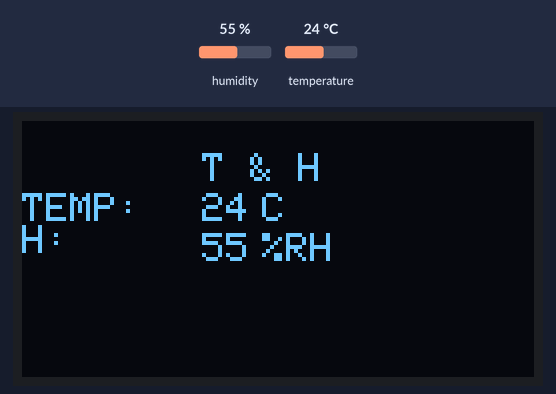
The sketch below on a simulated Arduino Uno, built with avr-gcc and run on an emulated ATmega328P. Parts: 128×64 one-colour display. Inputs (shaded band) come from the test bench; at power-on: humidity 55 %, temperature 24 °C. What the sketch prints to the serial monitor is not drawn.

Above: at 1.9 s.
2.0 s: humidity set to 22 %
At 3.1 s:
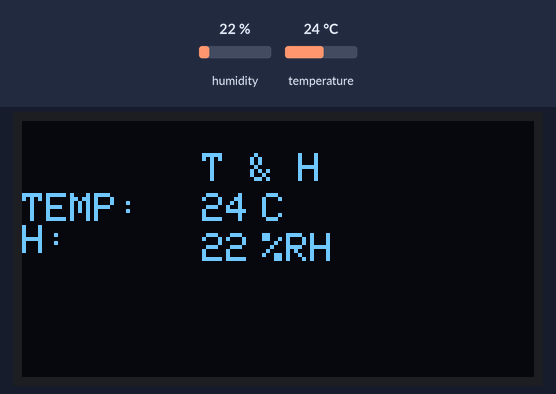
3.8 s: temperature set to 12 °C
At 5.7 s:
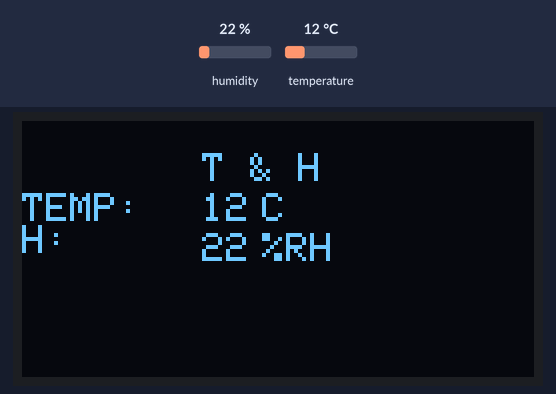
6.0 s: humidity set to 40 %
At 7.1 s:
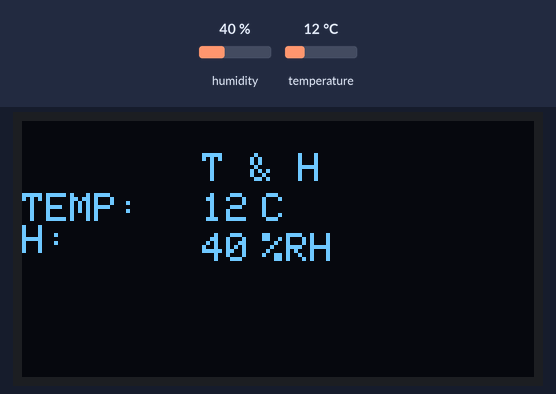
8.3 s: temperature set to 19 °C
Timing chart, 0 to 11.3 s (numbered marks = the images above; inputs shaded):
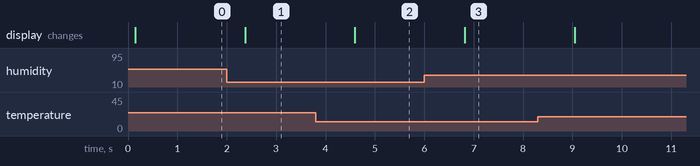

The sketch:

lesson3.ino
```cpp
#include <Adafruit_GFX.h>
#include <Adafruit_SSD1306.h>
#include <SimpleDHT.h>
// Initialize OLED display object and set resolution to 128x64
Adafruit_SSD1306 display = Adafruit_SSD1306(128, 64, &Wire);


// for DHT11,
//      VCC: 5V or 3V
//      GND: GND
//      DATA: 2
int pinDHT11 = 2;
SimpleDHT11 dht11;

void setup() {
  Serial.begin(9600);

  // Initialize OLED display screen
  display.begin(SSD1306_SWITCHCAPVCC, 0x3C);
  display.clearDisplay();
}

void loop() {
  // start working...
  Serial.println("=================================");
  Serial.println("Sample DHT11...");

  // read with raw sample data.
  byte temperature = 0;
  byte humidity = 0;
  byte data[40] = {0};
  if (dht11.read(pinDHT11, &temperature, &humidity, data)) {
    Serial.print("Read DHT11 failed");
    return;
  }

  Serial.print("Sample RAW Bits: ");
  for (int i = 0; i < 40; i++) {
    Serial.print((int)data[i]);
    if (i > 0 && ((i + 1) % 4) == 0) {
      Serial.print(' ');
    }
  }
  Serial.println("");

  Serial.print("Sample OK: ");
  Serial.print((int)temperature); Serial.print(" ℃, ");
  Serial.print((int)humidity); Serial.println(" %");
  // Set Text Style
  display.setTextSize(1);
  display.setTextColor(WHITE);

  display.setCursor(45, 8);
  display.println("T & H");

  display.setCursor(0, 18);
  display.println("TEMP:");
  display.setCursor(45, 18);
  display.println(temperature);
  display.setCursor(60, 18);
  display.println("C");

  display.println("H:");
  display.setCursor(45, 28);
  display.println(humidity);
  display.setCursor(60, 28);
  display.println("%RH");
  display.display();

  // DHT11 sampling rate is 1HZ.
  delay(1000);
  display.clearDisplay();
}
```

Measured:
- after the input at 2.0 s, the display: changes after 0.37 s (image 1)
- after the input at 3.8 s, the display: changes after 0.80 s (image 2)
- after the input at 6.0 s, the display: changes after 0.82 s (image 3)
